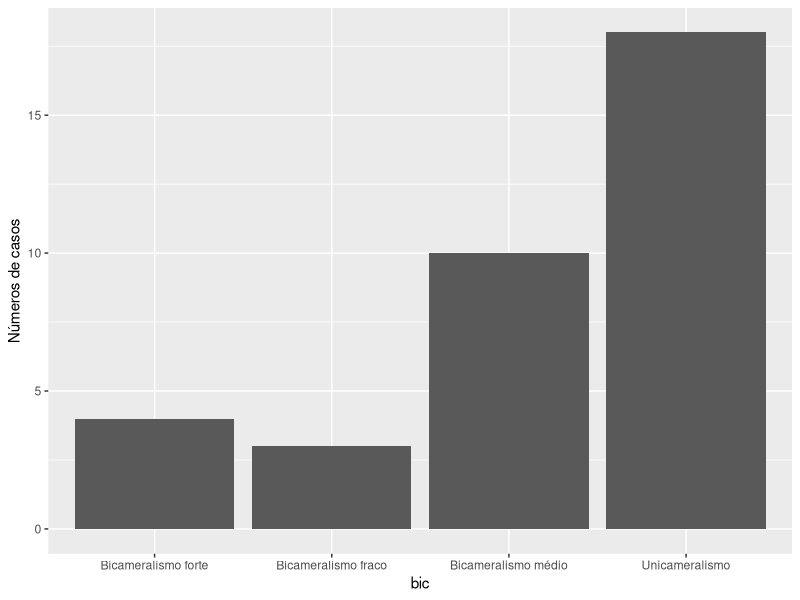
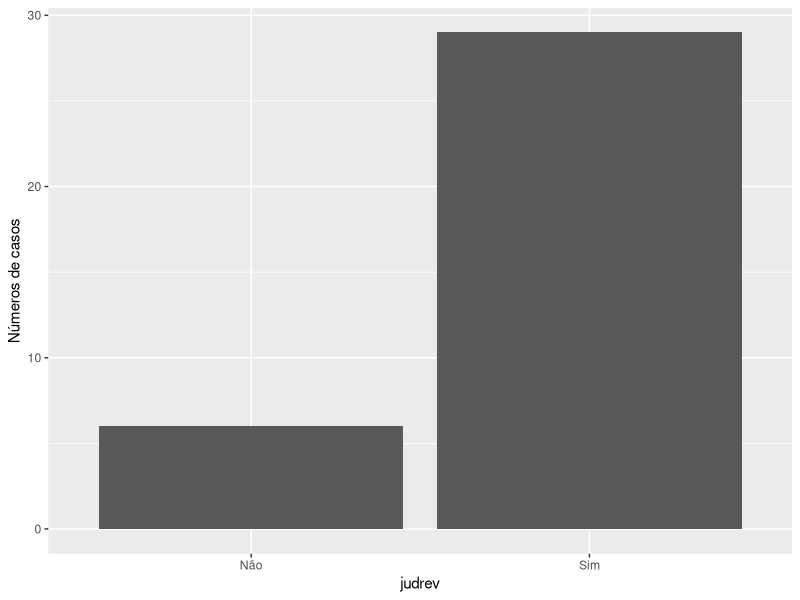
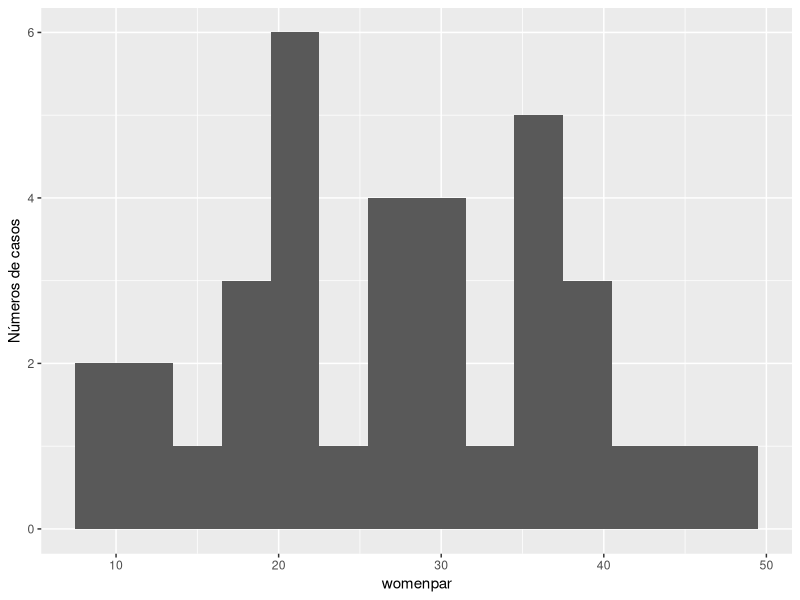
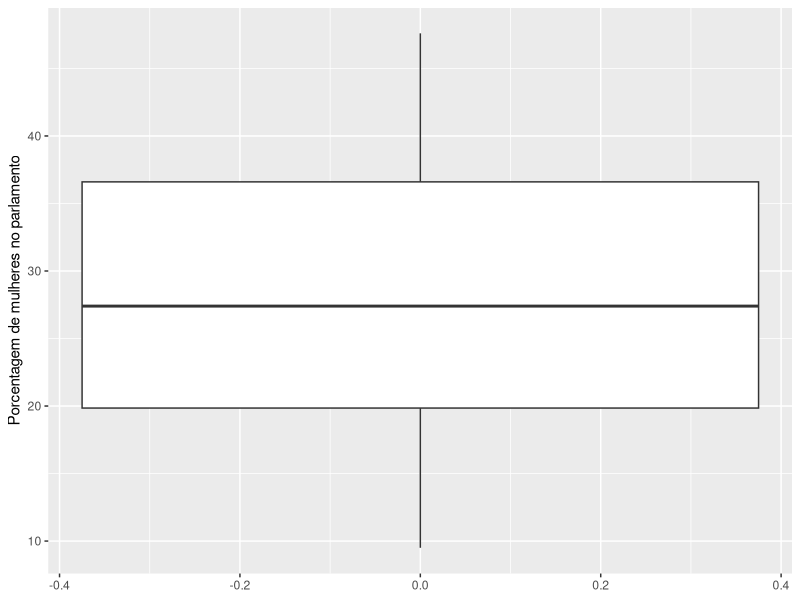

Reproduce these figures in R, in order.
library(tidyverse)

#Tópicos da Aula 3

#Exercício C
library(readxl)
CPDS_2016 <- read_excel("Lista 4/CPDS_2016.xlsx")
#bic
CPDS_2016 %>% 
  ggplot(aes(x = bic)) + 
  geom_bar() +
  labs(y = "Números de casos")
#judreview
CPDS_2016 %>% 
  ggplot(aes(x = judrev)) + 
  geom_bar() +
  labs(y = "Números de casos")

#Exercício D
#womenpar
CPDS_2016 %>% 
  ggplot(aes(x = womenpar)) + 
  geom_histogram(binwidth = 3) +
  labs(y = "Números de casos")

#Exercício E e F
#womenpar
CPDS_2016 %>% 
  ggplot(aes(y = womenpar)) + 
  geom_boxplot() +
  labs(y = "Porcentagem de mulheres no parlamento")

#Exercício G
# Criando a função.
getmode <- function(v) {
  uniqv <- unique(v)
  uniqv[which.max(tabulate(match(v, uniqv)))]
}
#Obtendo a moda de bic
getmode(CPDS_2016$bic)
#Obtendo a moda de judreview
getmode(CPDS_2016$judrev)

mean(CPDS_2016$womenpar)

var(CPDS_2016$womenpar)
sd(CPDS_2016$womenpar)